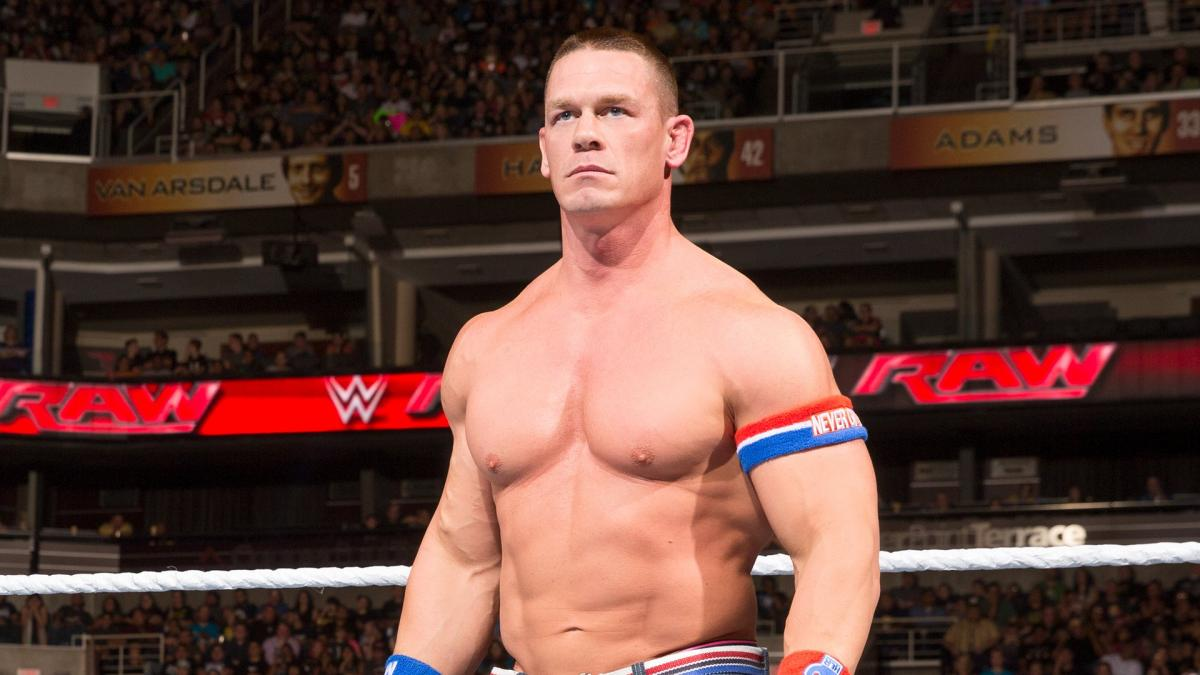
#> input picture training_data/s1/1.jpg, 1200 x 675 px; its folder holds only this picture in this run
$ python recognizing-faces.py
#> lines starting #> are read from the running program, lines starting #| are printed output that depends on the picture
import cv2
import os
import numpy as np
from matplotlib import pyplot as plt

# function to detect face using OpenCV
def detect_face(img):
    gray = cv2.cvtColor(img, cv2.COLOR_BGR2GRAY)

    face_cascade = cv2.CascadeClassifier(cv2.data.haarcascades + 'haarcascade_frontalface_default.xml')
    faces = face_cascade.detectMultiScale(gray, scaleFactor=1.2, minNeighbors=5)

    # if no faces are detected then return original img
    if len(faces) == 0:
        return None, None

    # under the assumption that there will be only one face,
    # extract the face area
    (x, y, w, h) = faces[0]

    # return only the face part of the image
    return gray[y:y + w, x:x + h], faces[0]

def prepare_training_data(data_folder_path):
    # ------STEP-1--------
    # get the directories (one directory for each subject) in data folder
#> called with data_folder_path = 'training_data'
    dirs = os.listdir(data_folder_path)

    # list to hold all subject faces
    faces = []
    # list to hold labels for all subjects
    labels = []

    # let's go through each directory and read images within it
    for dir_name in dirs:

        # our subject directories start with letter 's' so
        # ignore any non-relevant directories if any
        if not dir_name.startswith("s"):
            continue;

        label = int(dir_name.replace("s", ""))

        subject_dir_path = data_folder_path + "/" + dir_name

        # get the images names that are inside the given subject directory
        subject_images_names = os.listdir(subject_dir_path)

        for image_name in subject_images_names:

            # ignore system files like .DS_Store
            if image_name.startswith("."):
                continue;

            # build image path
            # sample image path = training-data/a1/1.jpg
            image_path = subject_dir_path + "/" + image_name

            # read image
            image = cv2.imread(image_path)
#> image is the input picture: shape (675, 1200, 3); mean B, G, R 55.9, 63.6, 95.5

            # display an image window to show the image
            cv2.imshow("Training on image...", cv2.resize(image, (400, 500)))
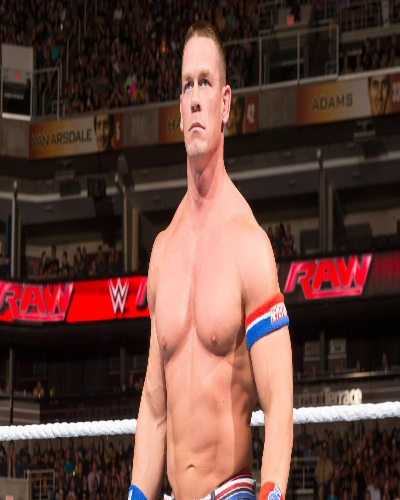
#> window 'Training on image...': shape (500, 400, 3); mean B, G, R 55.8, 63.5, 95.5
            cv2.waitKey(100)

            # detect face
            face, rect = detect_face(image)
#> in detect_face, `gray = cv2.cvtColor(img, cv2.COLOR_BGR2GRAY)`:
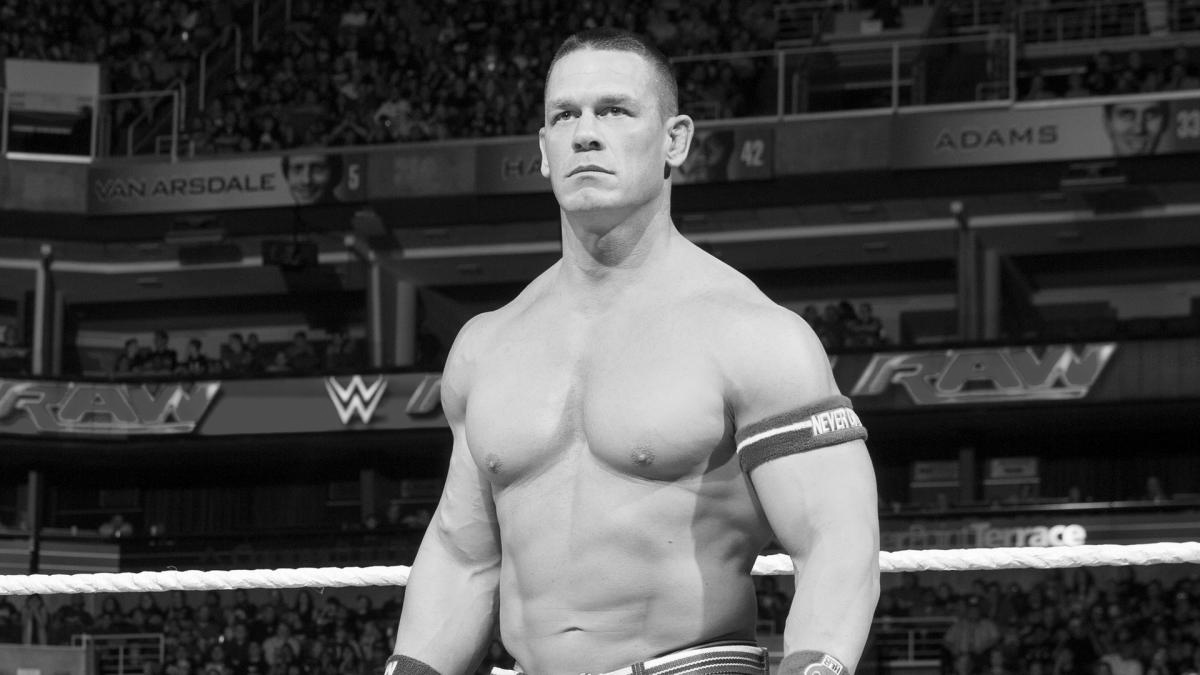
#> gray: shape (675, 1200); min 0, max 255, mean 72.3
#> in detect_face, `faces = face_cascade.detectMultiScale(gray, scaleFactor=1.2, minNeighb..`: faces = [[279, 148, 55, 55], [1105, 88, 68, 68], [520, 55, 145, 145]]
#> in detect_face, `(x, y, w, h) = faces[0]`: x = 279; y = 148; w = 55
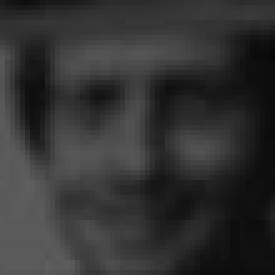
#> face: shape (55, 55) (shown 5 times larger); min 7, max 94, mean 50.3
#> rect = [279, 148, 55, 55]

            # ------STEP-4--------
            # for the purpose of this tutorial
            # we will ignore faces that are not detected
            if face is not None:
                # add face to list of faces
                faces.append(face)
                # add label for this face
                labels.append(label)
#> pass 2 of the loop in prepare_training_data, `for dir_name in dirs:`:
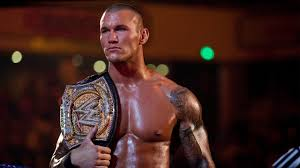
#> input picture training_data/s2/1.jpg, 300 x 168 px
#> in prepare_training_data, image is the input picture: shape (168, 300, 3); mean B, G, R 30.4, 35.3, 63.9
#> in detect_face (call 2), `gray = cv2.cvtColor(img, cv2.COLOR_BGR2GRAY)`:
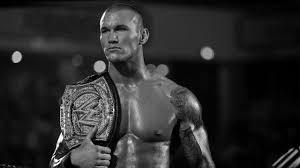
#> gray: shape (168, 300); min 0, max 254, mean 43.3
#> in detect_face (call 2), `faces = face_cascade.detectMultiScale(gray, scaleFactor=1.2, minNeighb..`: faces = [[89, 10, 50, 50]]
#> x = 89; y = 10; w = 50
#> in prepare_training_data, `face, rect = detect_face(image)`:
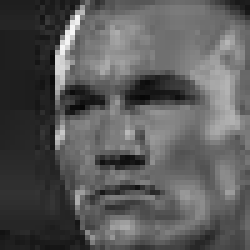
#> face: shape (50, 50) (shown 5 times larger); min 7, max 246, mean 89.3
#> rect = [89, 10, 50, 50]

    cv2.waitKey(1)
    cv2.destroyAllWindows()

    return faces, labels


print("Preparing data...")
faces, labels = prepare_training_data("training_data")
#> faces = 2 items; labels = [1, 2]
print("Data prepared")

# print total faces and labels
print("Total faces: ", len(faces))
#| Total faces:  2
print("Total labels: ", len(labels))
#| Total labels:  2

# subjects
subjects = ["", "John Cena", "Randy Orton", "Roman Regin"]

# create our LBPH face recognizer
face_recognizer = cv2.face.LBPHFaceRecognizer_create()

# train our face recognizer of our training faces
print("faces: ", faces)
#> (printed output is left out)
print("labels: ", labels)
#| labels:  [1, 2]
face_recognizer.train(faces, np.array(labels))

# function to draw rectangle on image
def draw_rectangle(img, rect):
    """"
    Function to draw according to given (x, y) coordinates and given width and height

    """
    (x, y, w, h) = rect
    cv2.rectangle(img, (x, y), (x + w, y + h), (0, 255, 0), 5)


# function to draw text on give image starting from
# passed (x, y) coordinates.
def draw_text(img, text, x, y):
    cv2.putText(img, text, (x, y), cv2.FONT_HERSHEY_SIMPLEX, 0.5, (0, 255, 0), 2)

def predict(test_img):
    """
     this function recognizes the person in image passed
     and draws a rectangle around detected face with name of the
     subject
    """

    # make a copy of the image as we don't want to change original image
#> (the run stopped early here; a loop or call above may not have finished)
